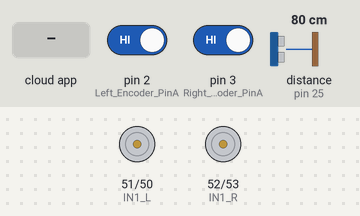
Bench run of a sketch on a simulated Arduino Mega 2560, built with avr-gcc and run on an emulated ATmega2560. Shown: motor-driver pin pairs drawn as motors (green arrow = first pin HIGH = forward, orange = second pin HIGH = backward, longer = more drive, scaled by the enable pin). Wiring (inferred from the names in the program): ultrasonic range finder: trigger pin 24; echo pin 25. The test bench sets the inputs (shaded band); at power-on: pin 2 (Left_Encoder_PinA) HIGH, pin 3 (Right_Encoder_PinA) HIGH, distance to the obstacle (sensor on pin 25) 80 cm. The echo pulse lasts 58.3 µs per cm; the ROS host is connected and sends only what is stated.

Above: at 1.2 s.
1.3 s: the phone or cloud app sets linear.x to -100
At 2.4 s:
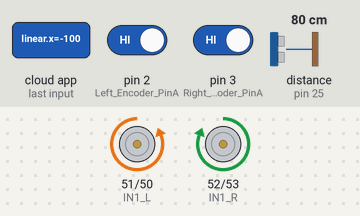
2.8 s: the phone or cloud app sets linear.x to 100
At 3.6 s:
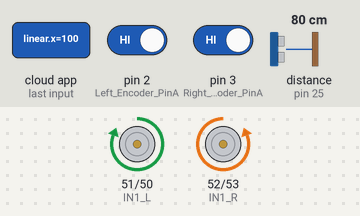
4.3 s: the phone or cloud app sets linear.x to 0
At 4.7 s:
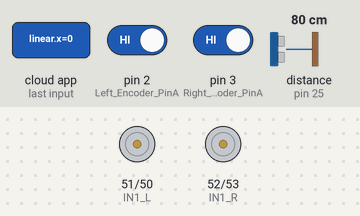
5.8 s: the phone or cloud app sets angular.z to -100
At 7.0 s:
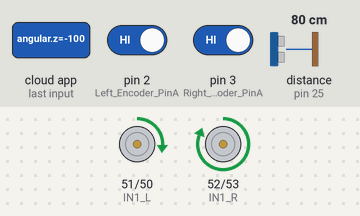
7.3 s: the phone or cloud app sets angular.z to 100
At 8.3 s:
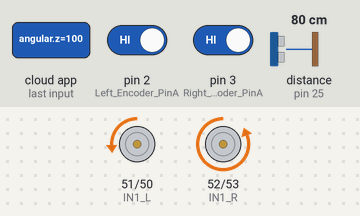
8.8 s: the phone or cloud app sets linear.x to -100
At 9.5 s:
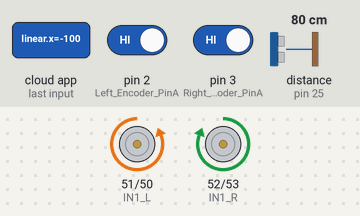
Timing chart, 0 to 11.3 s (numbered marks = the images above; inputs shaded):
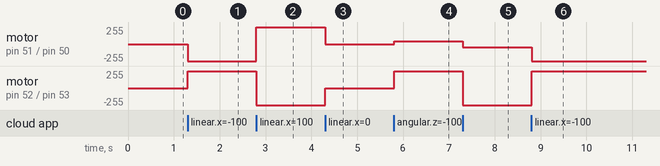

Measured:
- after the input at 1.3 s, motor on pin 51 (IN1_L) / pin 50 (IN2_L): stopped → backward 255/255 at once; motor on pin 52 (IN1_R) / pin 53 (IN2_R): stopped → forward 255/255 at once
- after the input at 2.8 s, motor on pin 51 (IN1_L) / pin 50 (IN2_L): backward 255/255 → forward 255/255 at once; motor on pin 52 (IN1_R) / pin 53 (IN2_R): forward 255/255 → backward 255/255 at once
- after the input at 4.3 s, motor on pin 51 (IN1_L) / pin 50 (IN2_L): forward 255/255 → stopped at once; motor on pin 52 (IN1_R) / pin 53 (IN2_R): backward 255/255 → stopped at once
- after the input at 5.8 s, motor on pin 51 (IN1_L) / pin 50 (IN2_L): stopped → forward 45/255 at once; motor on pin 52 (IN1_R) / pin 53 (IN2_R): stopped → forward 255/255 at once
- after the input at 7.3 s, motor on pin 51 (IN1_L) / pin 50 (IN2_L): forward 45/255 → backward 45/255 at once; motor on pin 52 (IN1_R) / pin 53 (IN2_R): forward 255/255 → backward 255/255 at once
- after the input at 8.8 s, motor on pin 51 (IN1_L) / pin 50 (IN2_L): backward 45/255 → backward 255/255 at once; motor on pin 52 (IN1_R) / pin 53 (IN2_R): backward 255/255 → forward 255/255 at once

The sketch:

rospibot1_v0_2.ino
```cpp
// rospibot 0.2
// done: ultrasound

// ultrasound config
#define trigPin 24
#define echoPin 25

// ultrasounds publisher timer
#define ULTRASOUND_PUBLISHER_DELAY 30
unsigned long ultrasound_publisher_timer;

// motor control config
#define EN_L 6
#define IN1_L 51
#define IN2_L 50

#define EN_R 7
#define IN1_R 52
#define IN2_R 53

// wheel encoders config
// Left encoder
#define Left_Encoder_PinA 2
#define Left_Encoder_PinB 22
volatile long Left_Encoder_Ticks = 0;
volatile bool LeftEncoderBSet;
// Right Encoder
#define Right_Encoder_PinA 3
#define Right_Encoder_PinB 23
volatile long Right_Encoder_Ticks = 0;
volatile bool RightEncoderBSet;

// wheel encoders publisher timer
#define ENCODERS_PUBLISHER_DELAY 50
unsigned long encoder_publisher_timer;

// wheel speed
double w_r=0, w_l=0;

//wheel_rad is the wheel radius ,wheel_sep is
double wheel_rad = 0.0325, wheel_sep = 0.295;
//int lowSpeed = 200;
//int highSpeed = 50;
double speed_ang=0, speed_lin=0;

#include <ArduinoHardware.h>
#include <ros.h>
#include <std_msgs/Int16.h>
#include <std_msgs/Int32.h>
#include <geometry_msgs/Twist.h>

ros::NodeHandle nh;

// ultrasound publishers
std_msgs::Int16 int_ultrasound_msg1;
ros::Publisher ultrasound_data1("us1", &int_ultrasound_msg1);

// wheel encoders publishers
std_msgs::Int32 int_encoder_msg1;
ros::Publisher encoder_data1("encl", &int_encoder_msg1);

std_msgs::Int32 int_encoder_msg2;
ros::Publisher encoder_data2("encr", &int_encoder_msg2);

// motors control subscribers
void messageCb( const geometry_msgs::Twist& msg){
  speed_ang = msg.angular.z;
  speed_lin = msg.linear.x;
  w_r = (speed_lin/wheel_rad) + ((speed_ang*wheel_sep)/(2.0*wheel_rad));
  w_l = (speed_lin/wheel_rad) - ((speed_ang*wheel_sep)/(2.0*wheel_rad));
}
ros::Subscriber<geometry_msgs::Twist> sub("cmd_vel", &messageCb );

// other declarations
void Setup_Motors();
void Setup_Encoders();
void Setup_Ultrasound();
void Motor_Left(int Pulse_Width1);
void Motor_Right(int Pulse_Width2);

void setup() {
  Setup_Motors();
  Setup_Encoders();
  Setup_Ultrasound();

  nh.initNode();
  nh.subscribe(sub);
  nh.advertise(encoder_data1);
  nh.advertise(encoder_data2);
  nh.advertise(ultrasound_data1);

  encoder_publisher_timer = millis() + ENCODERS_PUBLISHER_DELAY;
  ultrasound_publisher_timer = millis() + ULTRASOUND_PUBLISHER_DELAY;
}

void loop() {
  Motor_Left(w_l*10);
  Motor_Right(w_r*10);

  Update_Encoders();
  Update_Ultrasound();

  nh.spinOnce();
}

void Setup_Motors() {
  pinMode(EN_L, OUTPUT);
  pinMode(EN_R, OUTPUT);
  pinMode(IN1_L, OUTPUT);
  pinMode(IN2_L, OUTPUT);
  pinMode(IN1_R, OUTPUT);
  pinMode(IN2_R, OUTPUT);
  digitalWrite(EN_L, LOW);
  digitalWrite(EN_R, LOW);
  digitalWrite(IN1_L, LOW);
  digitalWrite(IN2_L, LOW);
  digitalWrite(IN1_R, LOW);
  digitalWrite(IN2_R, LOW);
}

void Setup_Encoders() {
  // Quadrature encoders
  // Left encoder
  pinMode(Left_Encoder_PinA, INPUT);      // sets pin A as input
  pinMode(Left_Encoder_PinB, INPUT);      // sets pin B as input
  //Attaching interrupt in Left_Enc_PinA.
  attachInterrupt(digitalPinToInterrupt(Left_Encoder_PinA), do_Left_Encoder, RISING);

  // Right encoder
  pinMode(Right_Encoder_PinA, INPUT);      // sets pin A as input
  pinMode(Right_Encoder_PinB, INPUT);      // sets pin B as input
  //Attaching interrupt in Right_Enc_PinA.
  attachInterrupt(digitalPinToInterrupt(Right_Encoder_PinA), do_Right_Encoder, RISING);
}

void Setup_Ultrasound() {
  pinMode(trigPin, OUTPUT); // marking pins to be read and write
  pinMode(echoPin, INPUT);
}

void Update_Encoders() {
  if(millis() >= encoder_publisher_timer) {
    encoder_publisher_timer = millis() + ENCODERS_PUBLISHER_DELAY;
    // L
    int_encoder_msg1.data = Left_Encoder_Ticks;
    encoder_data1.publish(&int_encoder_msg1);
    // R
    int_encoder_msg2.data = Right_Encoder_Ticks;
    encoder_data2.publish(&int_encoder_msg2);
  }
}

void Update_Ultrasound() {
  long duration;
  int distance;
  if(millis() >= ultrasound_publisher_timer) {
    ultrasound_publisher_timer = millis() + ULTRASOUND_PUBLISHER_DELAY;

    digitalWrite(trigPin, LOW); // This is just setup code
    delayMicroseconds(2);       // So that ultrasound sensor would
    digitalWrite(trigPin, HIGH);// start reading
    delayMicroseconds(10);
    digitalWrite(trigPin, LOW);

    duration = pulseIn(echoPin, HIGH);
    distance = (duration/2) / 29.1;

    if (distance >= 200 ) {
      distance = 0;
    }

    int_ultrasound_msg1.data = distance;
    ultrasound_data1.publish(&int_ultrasound_msg1);

  }
}

void Motor_Left(int Pulse_Width1) {
  if (Pulse_Width1 > 0){
    analogWrite(EN_L, Pulse_Width1);
    digitalWrite(IN1_L, HIGH);
    digitalWrite(IN2_L, LOW);
  }

  if (Pulse_Width1 < 0){
    Pulse_Width1=abs(Pulse_Width1);
    analogWrite(EN_L, Pulse_Width1);
    digitalWrite(IN1_L, LOW);
    digitalWrite(IN2_L, HIGH);
  }

  if (Pulse_Width1 == 0){
    analogWrite(EN_L, Pulse_Width1);
    digitalWrite(IN1_L, LOW);
    digitalWrite(IN2_L, LOW);
  }
}

void Motor_Right(int Pulse_Width2) {

  if (Pulse_Width2 > 0){
    analogWrite(EN_R, Pulse_Width2);
    digitalWrite(IN1_R, LOW);
    digitalWrite(IN2_R, HIGH);
  }

  if (Pulse_Width2 < 0){
    Pulse_Width2=abs(Pulse_Width2);
    analogWrite(EN_R, Pulse_Width2);
    digitalWrite(IN1_R, HIGH);
    digitalWrite(IN2_R, LOW);
  }

  if (Pulse_Width2 == 0){
    analogWrite(EN_R, Pulse_Width2);
    digitalWrite(IN1_R, LOW);
    digitalWrite(IN2_R, LOW);
  }

}

void do_Left_Encoder() {
  // Test transition; since the interrupt will only fire on 'rising' we don't need to read pin A
  LeftEncoderBSet = digitalRead(Left_Encoder_PinB);   // read the input pin
  Left_Encoder_Ticks -= LeftEncoderBSet ? -1 : +1;
}

void do_Right_Encoder() {
  RightEncoderBSet = digitalRead(Right_Encoder_PinB);   // read the input pin
  Right_Encoder_Ticks += RightEncoderBSet ? -1 : +1;
}
```
